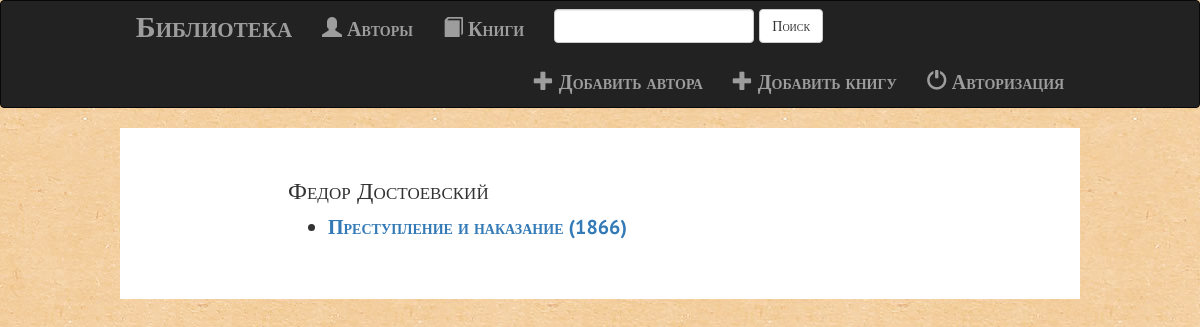
Page /4/ on the committed database.
### books/models.py (models this page shows, shortened)
class Author(models.Model):
    writer = models.CharField(u'Автор', max_length=200)
    verbose_name = (u'Автор')

class Book(models.Model):
	author = models.ForeignKey(Author, on_delete=models.CASCADE, verbose_name=u'Автор')
	title = models.CharField('Наименование', max_length=250)
	genre = models.CharField('Жанр', max_length=50)
	description = models.TextField('Описание')
	year = models.IntegerField('Год издания')
	cover = models.ImageField('Обложка', upload_to='static/static_dirs/images/', blank=True)

### books/views.py (the view)
# urls.py: path('<int:author_id>/', views.detail, name='detail'),
def detail(request, author_id):
	author = get_object_or_404(Author, id=author_id)
	books = Book.objects.filter(author_id=author_id)
	books.author = author
	return render(request, 'books/detail.html', {'books': books, 'author': author})

### books/templates/books/detail.html (shortened to what this page needs)
{% extends 'books/base.html' %}
{% block body %}
<div class="layout-form">
	<div class="form">
		<h3>{{ author.writer }}</h3>
		{% if books %}
			<ul>
				{% for book in books %}
					<li>
						<a href="{% url 'books:description' book.author.id book.id %}">{{ book.title }} ({{ book.year }})</a>
					</li>
				{% endfor %}
			</ul>
		{% else %}
			<p>Тут нет книг.</p>
		{% endif %}
		<br>
	</div>
</div>
{% endblock %}

### books/static/books/css/style.css (style rules this page uses)
body { background: white url('../images/background.jpg'); }
.form { width: 65%; margin: auto; padding-top: 10px; padding-bottom: 20px; }
.layout-form { width: 80%; margin: auto; padding-top: 20px; background-color: #fff; }

### books/templates/books/base.html (style rules this page uses)
body { font-family: "PT Sans"; font-size: 20px; font-style: normal; font-variant: small-caps; font-weight: 700; line-height: 27.5px; }

### rows in the picture
Author: writer "Федор Достоевский"
Book: title "Преступление и наказание", year "1866"
